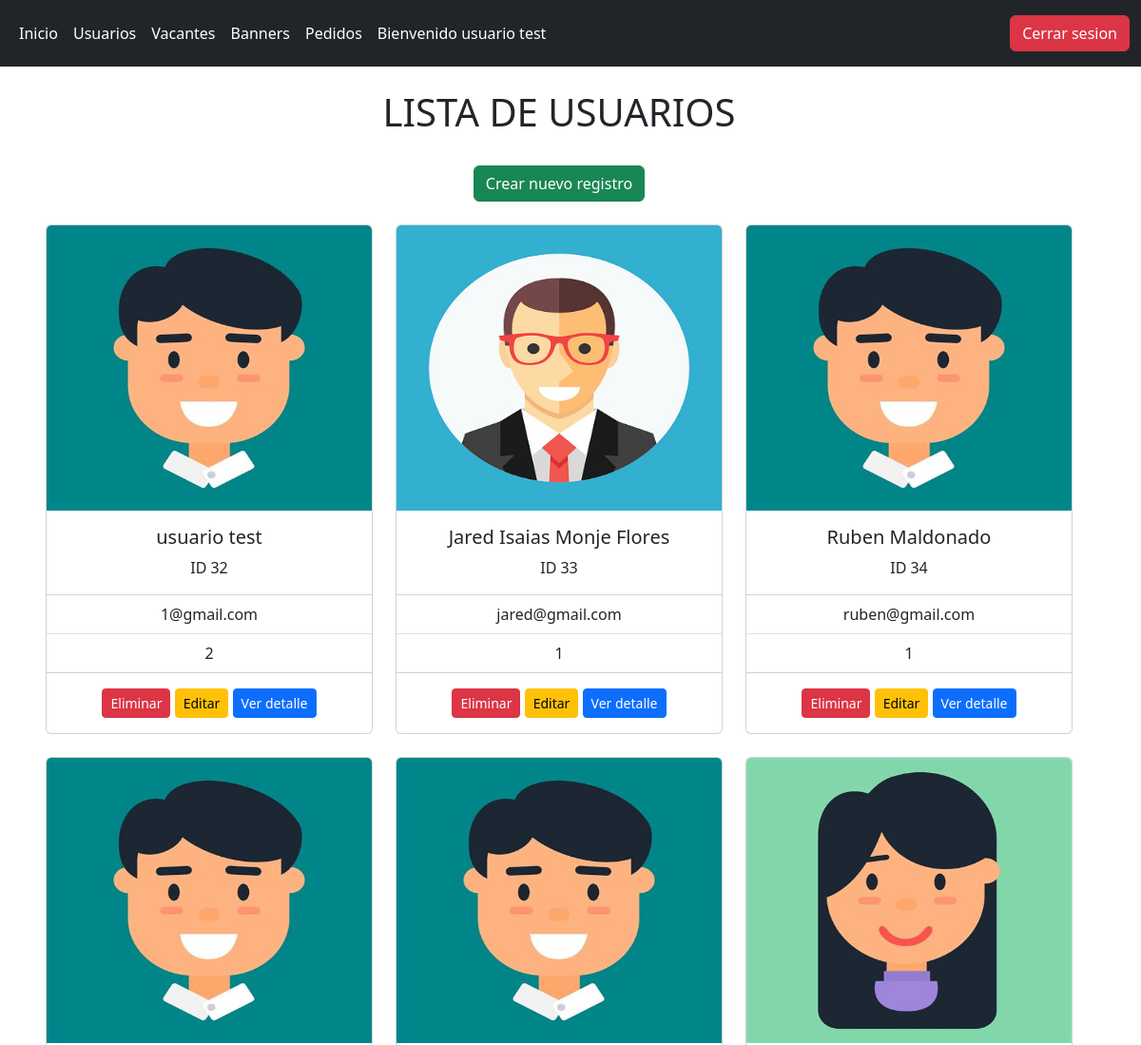
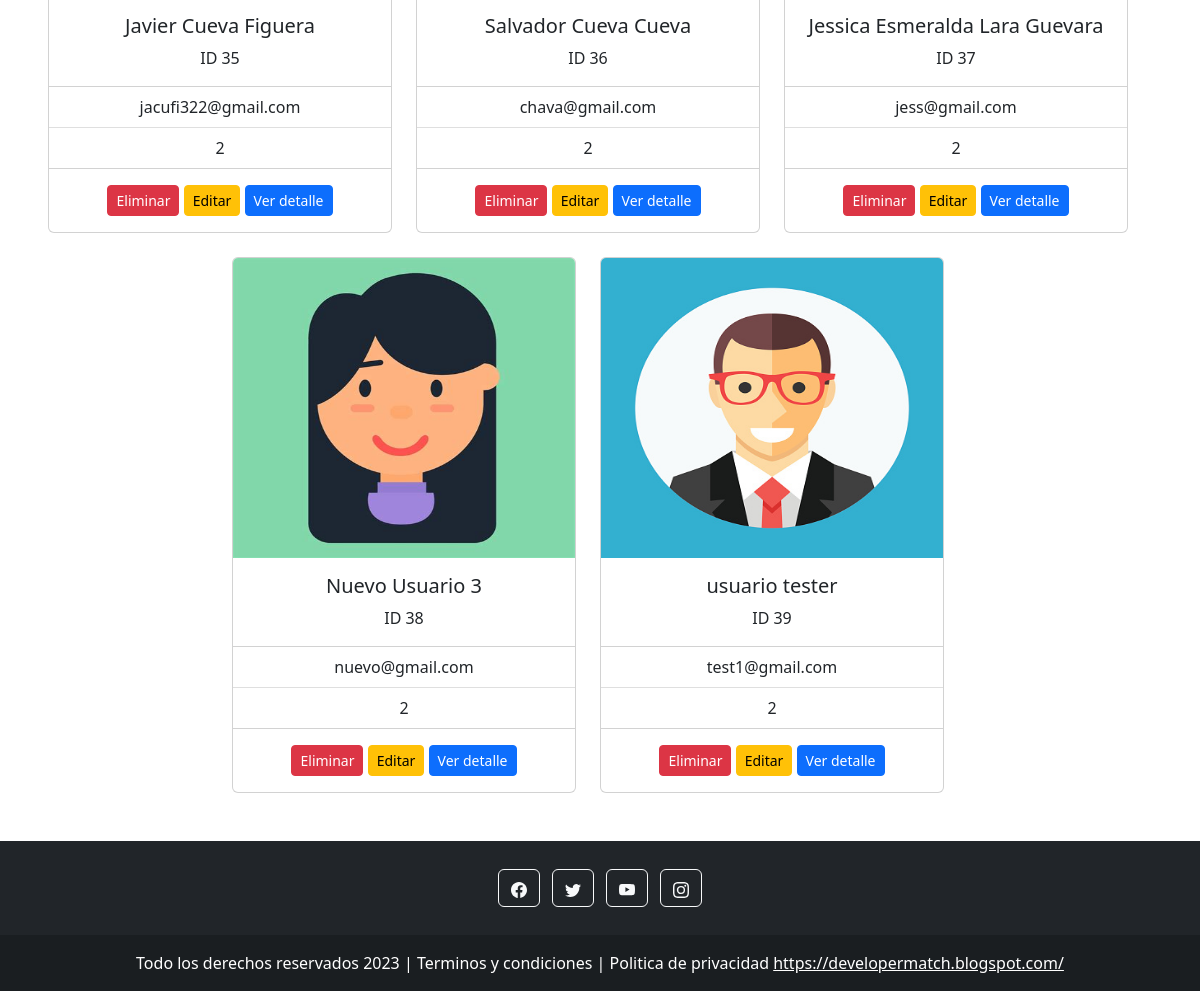
Screenshot of /Admin/administradores_lista.php (signed in) with the database file from the repository (2 pictures, top to bottom).
### tables this page shows
CREATE TABLE `administradores` (
  `id` int(11) NOT NULL,
  `nombre` varchar(128) NOT NULL,
  `apellidos` varchar(128) NOT NULL,
  `correo` varchar(128) NOT NULL,
  `pass` varchar(128) NOT NULL,
  `rol` int(1) NOT NULL,
  `archivo_n` varchar(255) NOT NULL,
  `archivo` varchar(128) NOT NULL,
  `status` int(1) NOT NULL DEFAULT 1,
  `eliminado` int(1) NOT NULL DEFAULT 0
);

### Admin/administradores_lista.php (the view, shortened to what this page needs)
<?php
$con = conecta();
$sql = "SELECT * FROM administradores WHERE status = 1 AND eliminado = 0";
$res = $con->query( $sql );
?>
<!DOCTYPE html>
<html lang="en">
<head>
</head>
<body>
    <header> <?php require_once('menu.php'); ?> </header>
    <div class="conatiner text-center mx-5" style="width:90%">
        <div class="muestra my-4">
            <h1 style="text-align: center;">LISTA DE USUARIOS</h1>
            <a class="btn btn-success mt-4" href="administradores_alta.php">Crear nuevo registro</a>
        </div>
        <div class="row justify-content-center my-4">
            <?php while($row = $res->fetch_array()) {?>
                <div class="col-4 mb-4" id="<?php echo $row['id'] ?>">
                    <div class="card">
                        <img src="imagenes/<?php echo $row['archivo'] ?>" class="card-img-top" style="height:300px; with:300px;">
                        <div class="card-body">
                            <h5 class="card-title"><?php echo $row['nombre']," ", $row['apellidos'] ?></h5>
                            <p class="card-text">ID <?php echo $row['id'] ?></p>
                        </div>
                        <ul class="list-group list-group-flush">
                            <li class="list-group-item"><?php echo $row['correo'] ?></li>
                            <li class="list-group-item"><?php echo $row['rol'] ?></li>
                        </ul>
                        <div class="card-body">
                            <button class="btn btn-danger btn-sm" onclick="eliminar('<?php echo $row['id'] ?>')">Eliminar</button>
                            <a class="btn btn-warning btn-sm" href=<?php echo "administradores_edita.php?id=".$row['id'] ?>>Editar</a>
                            <a class="btn btn-primary btn-sm" href=<?php echo "administradores_detalle.php?id=".$row['id'] ?>>Ver detalle</a>
                        </div>
                    </div>
                </div>
            <?php } ?>
        </div>
    </div>
    <footer> <?php require_once('footer.php'); ?></footer>
</body>
</html>

### rows the page displays
administradores: archivo (picture), nombre "usuario", apellidos "test", id "32", correo "1@gmail.com", rol "2"
administradores: archivo (picture), nombre "Jared Isaias", apellidos "Monje Flores", id "33", correo "jared@gmail.com", rol "1"
administradores: archivo (picture), nombre "Ruben", apellidos "Maldonado", id "34", correo "ruben@gmail.com", rol "1"
administradores: archivo (picture), nombre "Javier", apellidos "Cueva Figuera", id "35", correo "jacufi322@gmail.com", rol "2"
administradores: archivo (picture), nombre "Salvador", apellidos "Cueva Cueva", id "36", correo "chava@gmail.com", rol "2"
administradores: archivo (picture), nombre "Jessica Esmeralda", apellidos "Lara Guevara", id "37", correo "jess@gmail.com", rol "2"
administradores: archivo (picture), nombre "Nuevo", apellidos "Usuario 3", id "38", correo "nuevo@gmail.com", rol "2"
administradores: archivo (picture), nombre "usuario", apellidos "tester", id "39", correo "test1@gmail.com", rol "2"

### other values shown
$nombre "usuario test"
